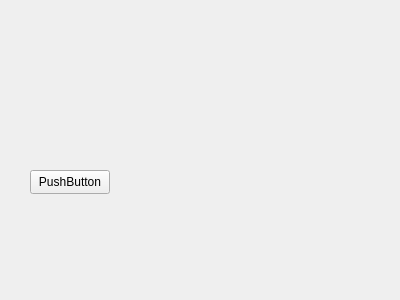
<?xml version="1.0" encoding="UTF-8"?>
<ui version="4.0">
 <class>Widget</class>
 <widget class="QWidget" name="Widget">
  <property name="geometry">
   <rect>
    <x>0</x>
    <y>0</y>
    <width>400</width>
    <height>300</height>
   </rect>
  </property>
  <property name="windowTitle">
   <string>Widget</string>
  </property>
  <widget class="QPushButton" name="pushButton">
   <property name="geometry">
    <rect>
     <x>30</x>
     <y>170</y>
     <width>80</width>
     <height>24</height>
    </rect>
   </property>
   <property name="text">
    <string>PushButton</string>
   </property>
  </widget>
 </widget>
 <layoutdefault spacing="6" margin="11"/>
 <resources/>
 <connections/>
</ui>
